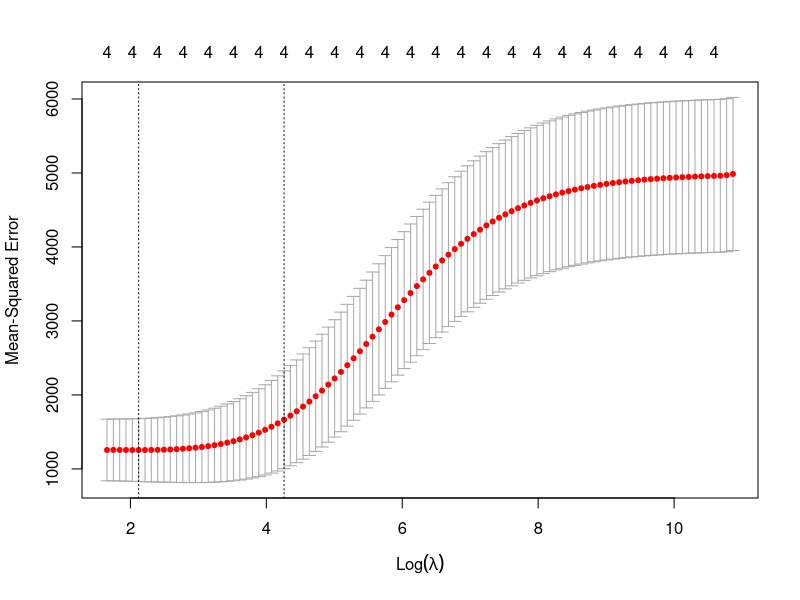
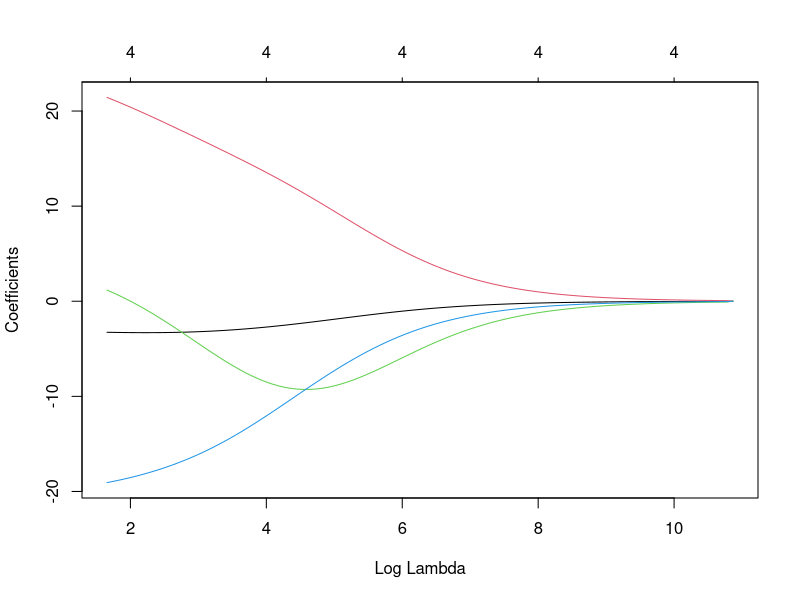

The R script that drew these images, in order:
## ---- chunk 1
library(glmnet)
## ---- chunk 2
# define response variable
y <- mtcars$hp

# define matrix of predictor variables
x <- data.matrix(mtcars[, c("mpg", "wt", "drat", "qsec")])
## ---- chunk 3
# fit ridge regression model
model <- glmnet(x, y, alpha = 0)

# view summary of model
summary(model)
## ---- chunk 4
# perform k-fold cross-validation to find optimal lambda value
cv_model <- cv.glmnet(x, y, alpha = 0)

# find optimal lambda value taht minimizes test MSE
best_lambda <- cv_model$lambda.min
best_lambda

# produce plot of test MSE by lambda value
windows();plot(cv_model)
## ---- chunk 5
# find coefficients of best model
best_model <- glmnet(x, y, alpha = 0, lambda = best_lambda)
coef(best_model)

# produce Ridge trace plot
windows();plot(model, xvar = "lambda")

# use fitted best model to make predictions
y_predicted <- predict(model, s = best_lambda, newx = x)

# find SST and SSE
sst <- sum((y - mean(y))^2)
sse <- sum((y_predicted - y)^2)

# find R-Squared
rsq <- 1 - sse / sst
rsq
